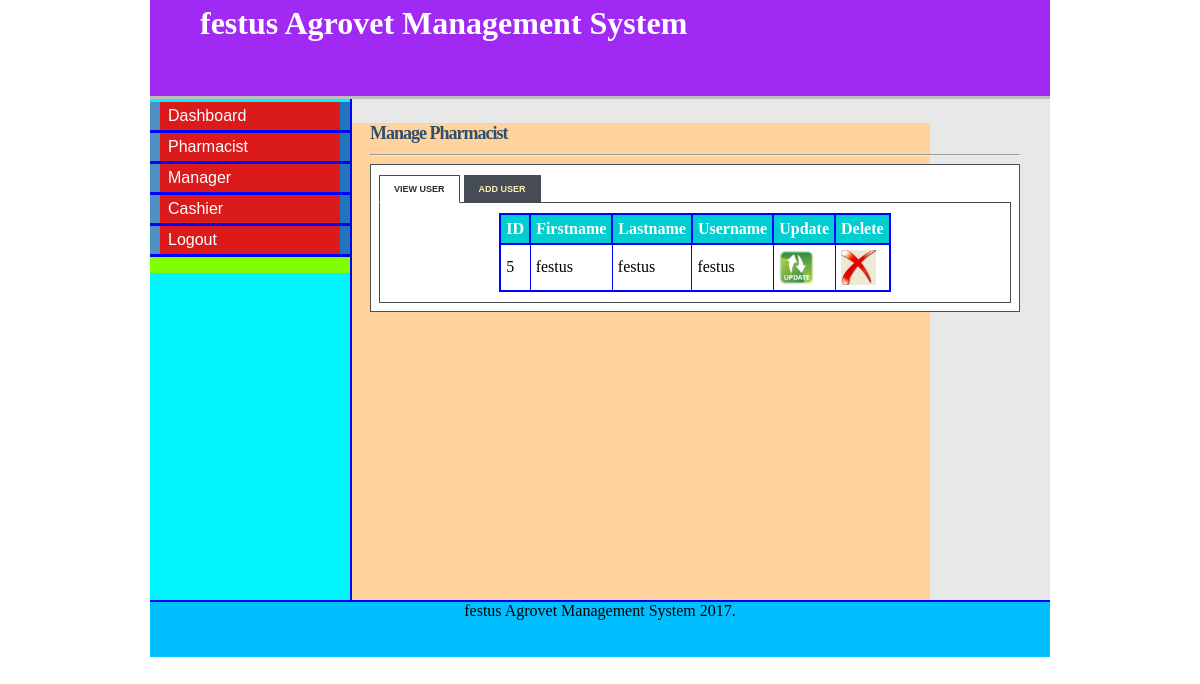
/admin_pharmacist.php (signed in), run on the app's committed database.
### tables this page shows
CREATE TABLE IF NOT EXISTS `pharmacist` (
  `pharmacist_id` tinyint(5) NOT NULL AUTO_INCREMENT,
  `first_name` varchar(15) NOT NULL,
  `last_name` varchar(15) NOT NULL,
  `staff_id` varchar(10) NOT NULL,
  `postal_address` varchar(20) NOT NULL,
  `phone` varchar(12) NOT NULL,
  `email` varchar(20) NOT NULL,
  `username` varchar(10) NOT NULL,
  `password` varchar(10) NOT NULL,
  `date` datetime NOT NULL,
  PRIMARY KEY (`pharmacist_id`)
);

### admin_pharmacist.php (the view, shortened to what this page needs)
<html>
<head>
<link rel="stylesheet" type="text/css" href="style/mystyle.css">
<link rel="stylesheet" href="style/style.css" type="text/css" media="screen" />
<link rel="stylesheet" href="style/table.css" type="text/css" media="screen" />
</head>
<body>
<div id="content">
<div id="header">
<h1><a href="#"></a> festus Agrovet Management System</h1></div>
<div id="left_column">
<div id="button">
		<ul>
			<li><a href="admin.php">Dashboard</a></li>
			<li><a href="admin_pharmacist.php">Pharmacist</a></li>
			<li><a href="admin_manager.php">Manager</a></li>
			<li><a href="admin_cashier.php">Cashier</a></li>
			<li><a href="logout.php">Logout</a></li>
		</ul>
</div>
</div>
<div id="main">
<div id="tabbed_box" class="tabbed_box">
    <h4>Manage Pharmacist</h4>
<hr/>
    <div class="tabbed_area">
        <ul class="tabs">
            <li><a href="javascript:tabSwitch('tab_1', 'content_1');" id="tab_1" class="active">View User</a></li>
            <li><a href="javascript:tabSwitch('tab_2', 'content_2');" id="tab_2">Add User</a></li>
        </ul>
        <div id="content_1" class="content">
		<?php echo $message;
       $result = mysql_query("SELECT * FROM pharmacist")or die(mysql_error());
        echo "<table border='1' cellpadding='5'align='center'>";
        echo "<tr> <th>ID</th><th>Firstname </th> <th>Lastname </th> <th>Username </th><th>Update </th><th>Delete</th></tr>";
        while($row = mysql_fetch_array( $result )) {
                echo "<tr>";
                echo '<td>' . $row['pharmacist_id'] . '</td>';
                echo '<td>' . $row['first_name'] . '</td>';
				echo '<td>' . $row['last_name'] . '</td>';
				echo '<td>' . $row['username'] . '</td>';
				?>
				<td><a href="update_pharmacist.php?username=<?php echo $row['username']?>"><img src="images/update-icon.png" width="35" height="35" border="0" /></a></td>
				<td><a href="delete_pharmacist.php?pharmacist_id=<?php echo $row['pharmacist_id']?>"><img src="images/delete-icon.jpg" width="35" height="35" border="0" /></a></td>
				<?php
		 }
        echo "</table>";
?>
        </div>
    </div>
</div>
</div>
<div id="footer" align="Center"> festus Agrovet Management System 2017. </div>
</div>
</body>
</html>

### style/mystyle.css (style rules this page uses)
body { margin-top: 0px; padding-top: 0px; }
#content { margin-left: auto; margin-right: auto; background: #E8E8E8; width: 900px; height: 600px; }
#header { width: 900px; height: 96px; background:#a029f4; border-bottom: solid 3px #bebebe; }
#header h1 { margin: 0px; padding-top: 5px; margin-left: 50px; color: #fff; }
#left_column { clear: all; float: left; width: 200px; height: 501px; background: #00f5ff; border-right:solid 2px blue; }
#main { clear: all; width: 780px; height: 470px; background: #ffd39b; }
#button { width: 12.5em; padding: 0 0 1em 0; margin-top: 0.2em; margin-bottom: 1em; font-family: 'Trebuchet MS', 'Lucida Grande', Verdana, Arial, Sans-serif; background: #7fff00; color: #333; }
#button ul { list-style: none; margin: 0; padding: 0; border: none; }
#button li { border-bottom: 3px solid blue; margin: 0; list-style: none; list-style-image: none; }
#button li a { display: block; padding: 5px 5px 5px 0.5em; border-left: 10px solid #508fc4; border-right: 10px solid #2175bc; background-color: #DB1B1B; color: #fff; text-decoration: none; width: 100%; }
html>body #button li a { width: auto; }
#footer { width: 900px; height: 55px; background: #00bfff; clear: all; border-top: solid 2px blue; }

### style/style.css (style rules this page uses)
#tabbed_box { margin: 0px auto 0px 220px; width: 650px; }
.tabbed_box h4 { font-size: 18px; color:#2F4F6F; letter-spacing:-1px; margin-bottom:10px; }
.tabbed_area { border: 1px solid #494e52; background-color: #fff; padding: 8px; }
ul.tabs { margin: 0px; padding: 0px; margin-top: 5px; margin-bottom: 6px; }
ul.tabs li { list-style: none; display: inline; }
ul.tabs li a { background-color: #464c54; color: #ffebb5; padding: 8px 14px 8px 14px; text-decoration: none; font-size: 9px; font-family: Verdana, Arial, Helvetica, sans-serif; font-weight: bold; text-transform: uppercase; border: 1px solid #464c54; }
ul.tabs li a.active { background-color: #ffffff; color: #282e32; border: 1px solid #464c54; border-bottom: 1px solid #ffffff; }
.content { background-color: #ffffff; padding: 10px; border: 1px solid #464c54; }

### style/table.css (style rules this page uses)
table { border-collapse:collapse; }
table,th { border: 2px solid blue; }
th { background-color: #00CED1; color:white; }

### admin_pharmacist.php (style rules this page uses)
#main { height: 477px; }

### data on the page
pharmacist: pharmacist_id "5", first_name "festus", last_name "festus", username "festus"
